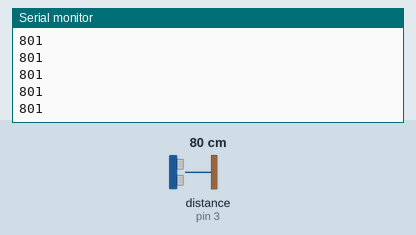
Recording of a sketch running on a simulated Arduino Uno, built with avr-gcc and run on an emulated ATmega328P. On the bench: the last lines printed to the serial monitor. Wiring (inferred from the names in the program): ultrasonic range finder: trigger pin 2; echo pin 3. Inputs (shaded band) come from the test bench; at power-on: distance to the obstacle (sensor on pin 3) 80 cm. The echo pulse lasts 58.3 µs per cm.

Above: at 1.2 s.
1.3 s: distance to the obstacle (sensor on pin 3) set to 2 cm
At 1.38 s:
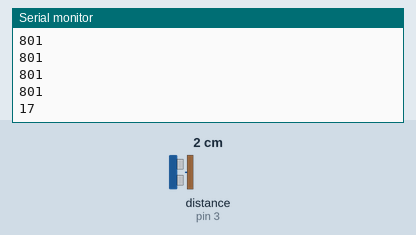
2.8 s: distance to the obstacle (sensor on pin 3) set to 4 cm
At 2.89 s:
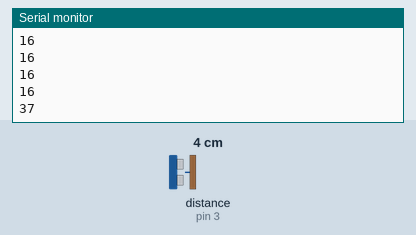
Timing chart, 0 to 5.8 s (numbered marks = the images above; inputs shaded):
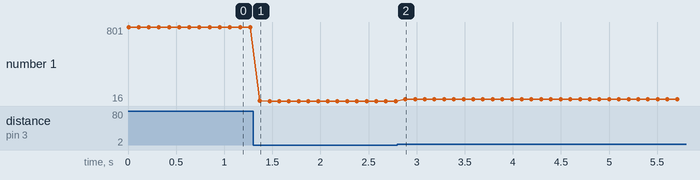

The sketch:

UltraonicTest_arduino.ino
```cpp
const int pingPin = 2; // Trigger Pin of Ultrasonic Sensor
const int echoPin = 3; // Echo Pin of Ultrasonic Sensor

void setup() {
   Serial.begin(9600); // Starting Serial Terminal
}

void loop() {
   long duration, mm;
   pinMode(pingPin, OUTPUT);
   pinMode(echoPin, INPUT);
   digitalWrite(pingPin, LOW);
   delayMicroseconds(2);
   digitalWrite(pingPin, HIGH);
   delayMicroseconds(10);
   digitalWrite(pingPin, LOW);
   duration = pulseIn(echoPin, HIGH);
   mm = microsecondsToMillimeters(duration);
   Serial.print(mm);
  // Serial.print("mm");
   Serial.println();
   delay(100);
}

long microsecondsToInches(long microseconds) {
   return microseconds / 74 / 2;
}

long microsecondsToCentimeters(long microseconds) {
   return microseconds / 29 / 2;
}

long microsecondsToMillimeters(long microseconds) {
   return 10 * microseconds / 29 / 2;
}
```

Measured:
- after the input at 1.3 s, the serial monitor: prints a new line after 0.07 s (image 1)
- after the input at 2.8 s, the serial monitor: prints a new line after 0.08 s (image 2)
- plotted number 1: 801 → 16 after the input at 1.3 s, 16 → 37 after the input at 2.8 s
